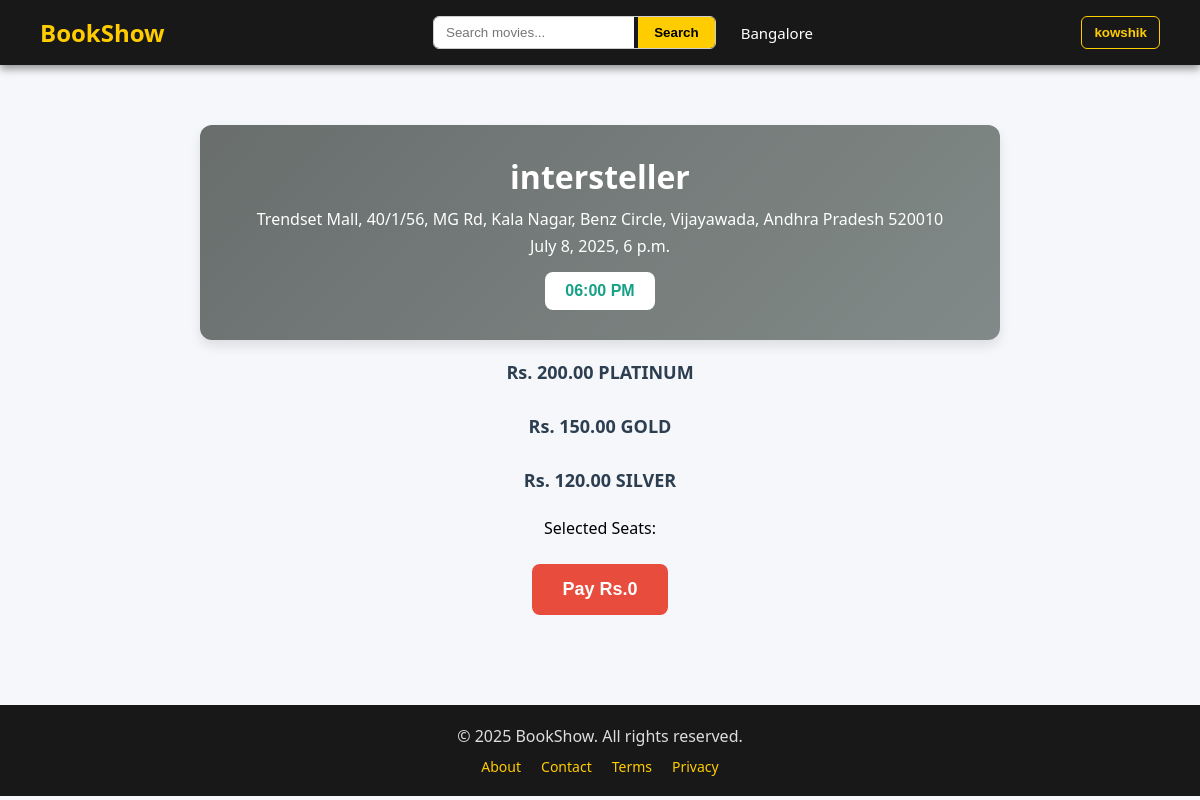
/bookings/seats/18/ (signed in), run on the app's committed database.
### accounts/models.py (models this page shows)
class User(AbstractUser):
    phone = models.IntegerField(unique=True, null=True, blank=True)
    is_theater_manager = models.BooleanField(default=False, null=True, blank=True)
    is_approved = models.BooleanField(default=False)
    otp = models.IntegerField(null=True,blank=True)
    otp_verified = models.BooleanField(default=False)
    otp_expiry = models.DateTimeField(null=True,blank=True)

### theaters/models.py (models this page shows, shortened)
class Showtime(models.Model):
    theater = models.ForeignKey(Theater, on_delete=models.CASCADE)
    movie = models.ForeignKey(Movie, on_delete=models.CASCADE)
    showtime = models.DateTimeField()
    silver_seats_price = models.DecimalField(max_digits=5, decimal_places=2, null=True, blank=True)
    gold_seats_price = models.DecimalField(max_digits=5, decimal_places=2, null=True, blank=True)
    platinum_seats_price = models.DecimalField(max_digits=5, decimal_places=2, null=True, blank=True)

class Theater(models.Model):
    name = models.CharField(max_length=100)
    city = models.CharField(max_length=100)
    address = models.TextField()

### movies/models.py (models this page shows, shortened)
class Movie(models.Model):
    title = models.CharField(max_length=300)
    genre = models.CharField(max_length=300,choices=genres,null=True, blank=True)
    language = models.CharField(max_length=300,choices=languages,null=True,blank=True)
    synopsis = models.TextField(null=True,blank=True)
    duration_minutes = models.IntegerField(null=True,blank=True)
    release_date = models.DateField(null=True,blank=True)
    trailer_url = models.URLField(null=True,blank=True)
    status = models.CharField(max_length=300, choices=[('Upcoming','Upcoming'),('Released','Released')], null=True,blank=True)
    created_at = models.DateField(auto_now_add=True)
    movie_image = models.ImageField(upload_to='movies/',null=True,blank=True)
    slug = models.CharField(max_length=2000,null=True,blank=True)
    def __str__(self):
        return self.title

### bookings/views.py (the view, shortened to what this page needs)
# urls.py: path('seats/<int:show_id>/',views.Seat_Selection_view,name='seats'),
def Seat_Selection_view(request, show_id):
    showtime_obj = Showtime.objects.get(id=show_id)
    theater = showtime_obj.theater
    movie = showtime_obj.movie
    seats = Seat.objects.filter(theater=theater).order_by('row_label', 'seat_number')
    seat_rows = {}
    booked_seats = [booking_seat.seat for booking_seat in BookingSeat.objects.filter(showtime=showtime_obj)]
    context = {
        'movie': movie,
        'theater': theater,
        'showtime': showtime_obj,
        'seats': seats,
        'seat_rows': seat_rows,
    }
    return render(request, 'theaters/seatselection.html', context)

### templates/theaters/seatselection.html (shortened to what this page needs)
{% extends 'dashboard/base_dashboard.html' %}
{% block content %}
{% load static %}
<link rel="stylesheet" href="{% static 'css/theaters/seatselection.css' %}">
<div class="showtime-header">
  <h2>{{ showtime.movie }}</h2>
  <p>{{ showtime.theater.address }}</p>
  <p>{{ showtime.showtime }}</p>
  <div class="showtimes">
    <button>{{ showtime.showtime|time:"h:i A" }}</button>
  </div>
</div>
<div class="container">
  <div class="seating">
    <div class="category-label">Rs. {{ showtime.platinum_seats_price }} PLATINUM</div>
    <div class="category-label">Rs. {{ showtime.gold_seats_price }} GOLD</div>
    <div class="category-label">Rs. {{ showtime.silver_seats_price }} SILVER</div>
    <form method="POST" action="{% url 'seatbooking' showtime.id %}">
      <p id="selectedSeatsDisplay">Selected Seats: </p>
      <button type="submit" class="pay-button" id="payButton">Pay Rs.0</button>
    </form>
  </div>
</div>
{% endblock %}

### templates/dashboard/base_dashboard.html (shortened to what this page needs)
{% load static %}
<!DOCTYPE html>
<html lang="en">
<head>
    <link rel="stylesheet" href="{% static 'css/base_dashboard.css' %}">
</head>
<body>
    <header class="navbar">
        <div class="logo"><a href="{% url 'home' %}">BookShow</a></div>
        <div class="nav-center">
            <div class="search-bar">
                <form action="{% url 'search_mv' %}" method="post">
                    <input type="text" name="title" placeholder="Search movies..." id="movieSearchInput">
                    <button id="searchBtn">Search</button>
                </form>
            </div>
            <div class="location">
                <span> Bangalore </span>
            </div>
        </div>
        <div class="nav-actions">
            {% if user.is_authenticated %}
                <div class="user-dropdown">
                    <button id="userDropdownBtn">{{ request.user }}</button>
                </div>
            {% else %}
                <a href="{% url 'login' %}" class="login-btn">Login</a>
            {% endif %}
        </div>
    </header>
    <main class="main-content">
        {% block content %}
        {% endblock %}
    </main>
    <footer class="footer">
        <div class="footer-content">
            <p>&copy; 2025 BookShow. All rights reserved.</p>
            <div class="footer-links">
                <a href="#">About</a>
                <a href="#">Contact</a>
                <a href="#">Terms</a>
                <a href="#">Privacy</a>
            </div>
        </div>
    </footer>
</body>
</html>

### static/css/base_dashboard.css (style rules this page uses)
* { margin: 0; padding: 0; box-sizing: border-box; }
body, html { font-family: Arial, sans-serif; min-height: 100vh; overflow-x: hidden; background-color: #f9f9f9; }
.navbar { width: 100%; padding: 16px 40px; display: flex; justify-content: space-between; align-items: center; background-color: rgba(0, 0, 0, 0.9); color: #ffcc00; position: sticky; top: 0; z-index: 100; box-shadow: 0 4px 8px rgba(0,0,0,0.4); }
.logo a { color: #ffcc00; text-decoration: none; font-size: 24px; font-weight: bold; transition: color 0.3s ease; }
.nav-center { display: flex; align-items: center; gap: 20px; }
.search-bar { display: flex; border: 1px solid #ccc; border-radius: 6px; overflow: hidden; }
.search-bar input { padding: 8px 12px; border: none; outline: none; width: 200px; }
.search-bar button { padding: 8px 16px; background-color: #ffcc00; border: none; cursor: pointer; font-weight: bold; transition: background-color 0.3s; }
.location { color: #fff; font-size: 15px; }
.nav-actions { display: flex; align-items: center; gap: 15px; }
.user-dropdown { position: relative; }
.user-dropdown button { background: none; border: 1px solid #ffcc00; color: #ffcc00; padding: 8px 12px; border-radius: 6px; cursor: pointer; font-weight: bold; }
.main-content { padding: 40px; min-height: 80vh; }
.footer { background-color: rgba(0, 0, 0, 0.9); color: #ddd; padding: 20px 40px; text-align: center; }
.footer-content { display: flex; flex-direction: column; align-items: center; gap: 10px; }
.footer-links { display: flex; gap: 20px; }
.footer-links a { color: #ffcc00; text-decoration: none; font-size: 14px; transition: color 0.3s; }

### static/css/theaters/seatselection.css (style rules this page uses)
body { font-family: 'Segoe UI', sans-serif; background: #f5f7fa; margin: 0; padding: 0; }
.category-label { font-size: 18px; font-weight: 600; margin: 20px 0 10px; color: #2c3e50; text-align: center; }
.pay-button { margin-top: 25px; background-color: #e74c3c; color: #fff; padding: 15px 30px; border: none; border-radius: 8px; font-size: 18px; font-weight: bold; cursor: pointer; display: block; margin-left: auto; margin-right: auto; }
#selectedSeatsDisplay { text-align: center; margin-top: 15px; font-size: 16px; }
.showtime-header { background: linear-gradient(135deg, #696e6d, #818a88); color: white; padding: 30px 20px; border-radius: 12px; margin: 20px auto; text-align: center; box-shadow: 0 6px 12px rgba(0, 0, 0, 0.1); max-width: 800px; }
.showtime-header h2 { font-size: 32px; font-weight: bold; margin-bottom: 10px; }
.showtime-header p { font-size: 16px; margin: 5px 0; }
.showtime-header .showtimes { margin-top: 15px; }
.showtime-header .showtimes button { background-color: white; color: #16a085; border: none; padding: 10px 20px; font-weight: 600; font-size: 16px; border-radius: 8px; cursor: pointer; transition: all 0.3s ease; }

### data on the page
User: user "kowshik"
Showtime: movie "intersteller", theater.address "Trendset Mall, 40/1/56, MG Rd, Kala Nagar, Benz Circle, Vijayawada, Andhra Pradesh 520010", showtime "July 8, 2025, 6 p.m.", showtime "06:00 PM", platinum_seats_price "200.00", gold_seats_price "150.00", silver_seats_price "120.00"
